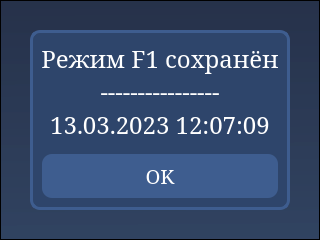
   <widget class="QFrame" name="frame_2">
    <property name="enabled">
     <bool>true</bool>
    </property>
    <property name="geometry">
     <rect>
      <x>0</x>
      <y>0</y>
      <width>320</width>
      <height>240</height>
     </rect>
    </property>
    <property name="styleSheet">
     <string notr="true">QFrame {
	background-color: qlineargradient(spread:reflect, x1:0.559, y1:1, x2:0.548, y2:0, stop:0 rgba(39, 58, 89, 200), stop:1 rgba(27, 39, 65, 200));
}</string>
    </property>
    <property name="frameShape">
     <enum>QFrame::StyledPanel</enum>
    </property>
    <property name="frameShadow">
     <enum>QFrame::Raised</enum>
    </property>
    <widget class="QFrame" name="frame">
     <property name="enabled">
      <bool>true</bool>
     </property>
     <property name="geometry">
      <rect>
       <x>30</x>
       <y>30</y>
       <width>260</width>
       <height>180</height>
      </rect>
     </property>
     <property name="styleSheet">
      <string notr="true">QFrame{
	background-color: rgb(46, 69, 107);
	border: 3px solid rgb(62, 93, 143);
	border-radius: 10px 
}
</string>
     </property>
     <property name="frameShape">
      <enum>QFrame::StyledPanel</enum>
     </property>
     <property name="frameShadow">
      <enum>QFrame::Raised</enum>
     </property>
     <layout class="QVBoxLayout" name="verticalLayout_8">
      <property name="spacing">
       <number>12</number>
      </property>
      <item>
       <widget class="QLabel" name="timer_value_2">
        <property name="enabled">
         <bool>true</bool>
        </property>
        <property name="font">
         <font>
          <family>MS Serif</family>
          <pointsize>18</pointsize>
         </font>
        </property>
        <property name="styleSheet">
         <string notr="true">QLabel{
	background-color: none;
	font-size: 18pt;
	color: rgb(255, 255, 255);
	border: none
}
</string>
        </property>
        <property name="text">
         <string>Режим F1 сохранён
----------------
13.03.2023 12:07:09</string>
        </property>
        <property name="alignment">
         <set>Qt::AlignCenter</set>
        </property>
       </widget>
      </item>
      <item>
       <widget class="QPushButton" name="signal_button_4">
        <property name="enabled">
         <bool>true</bool>
        </property>
        <property name="sizePolicy">
         <sizepolicy hsizetype="Ignored" vsizetype="Ignored">
          <horstretch>0</horstretch>
          <verstretch>0</verstretch>
         </sizepolicy>
        </property>
        <property name="minimumSize">
         <size>
          <width>1</width>
          <height>1</height>
         </size>
        </property>
        <property name="font">
         <font>
          <family>MS Serif</family>
          <pointsize>15</pointsize>
         </font>
        </property>
        <property name="focusPolicy">
         <enum>Qt::NoFocus</enum>
        </property>
        <property name="styleSheet">
         <string notr="true">QPushButton {
	background-color: rgb(62, 93, 143);
	border: none;
	border-radius: 10px;
	color: white
}

QPushButton:pressed{
	background-color: rgb(84, 126, 193);
}</string>
        </property>
        <property name="text">
         <string>OK</string>
        </property>
        <property name="iconSize">
         <size>
          <width>0</width>
          <height>45</height>
         </size>
        </property>
       </widget>
      </item>
     </layout>
    </widget>
   </widget>
